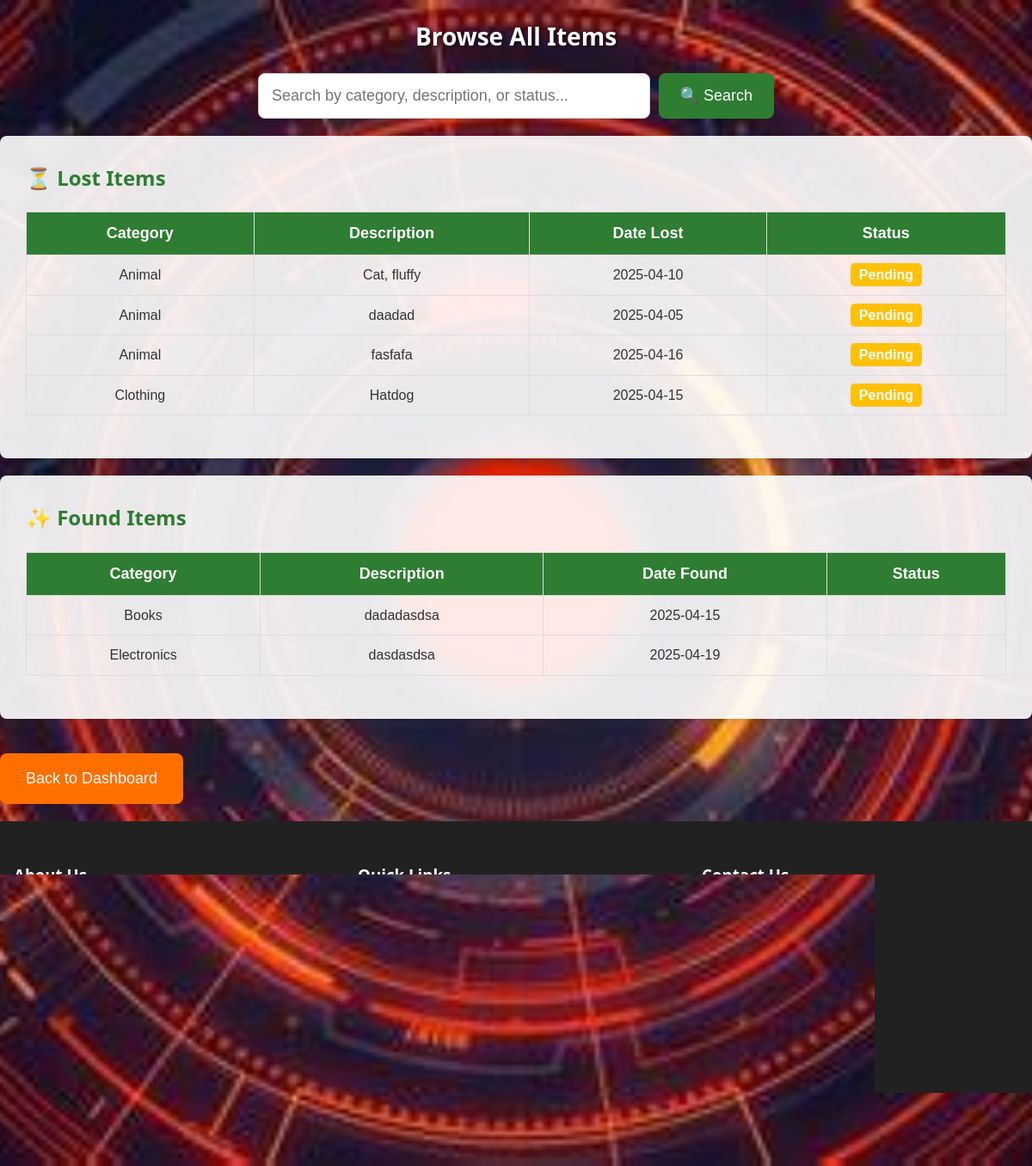
Screenshot of /pages/browseallItems.php (signed in) with the database file from the repository.
### tables this page shows
CREATE TABLE `lost_item` (
  `lost_id` int(11) NOT NULL,
  `user_id` int(11) NOT NULL,
  `category` varchar(255) NOT NULL,
  `description` text NOT NULL,
  `location` varchar(255) NOT NULL,
  `date_lost` date NOT NULL,
  `status` varchar(50) NOT NULL,
  `reporter_name` varchar(255) NOT NULL,
  `reporter_email` varchar(255) NOT NULL,
  `reporter_phone` varchar(20) NOT NULL,
  `image` varchar(255) DEFAULT NULL
);

CREATE TABLE `found_item` (
  `found_id` int(11) NOT NULL,
  `user_id` int(11) DEFAULT NULL,
  `category` varchar(50) NOT NULL,
  `description` text DEFAULT NULL,
  `location` varchar(100) DEFAULT NULL,
  `date_found` date DEFAULT NULL,
  `status` enum('unclaimed','claimed') DEFAULT 'unclaimed',
  `reporter_name` varchar(255) NOT NULL,
  `reporter_email` varchar(255) NOT NULL,
  `reporter_phone` varchar(20) NOT NULL,
  `image` varchar(255) DEFAULT NULL,
  `created_at` timestamp NOT NULL DEFAULT current_timestamp()
);

### pages/browseallItems.php (the view, shortened to what this page needs)
<?php
include('includes/header.php');
require_once('config/db.php');
$sql_lost = "SELECT * FROM Lost_Item";
$sql_found = "SELECT * FROM Found_Item";
$search_query = "";
$lost_items = $conn->query($sql_lost);
$found_items = $conn->query($sql_found);
?>
<!DOCTYPE html>
<html lang="en">
<head>
</head>
<body>
<h2>Browse All Items</h2>
<div class="dashboard-search">
    <form action="browseallItems.php" method="GET">
        <input type="text" name="q" placeholder="Search by category, description, or status..." value="<?php echo htmlspecialchars($search_query); ?>">
        <button type="submit">🔍 Search</button>
    </form>
</div>
<div class="dashboard-section">
    <h3>⏳ Lost Items</h3>
    <?php if ($lost_items->num_rows > 0): ?>
        <table>
            <thead>
                <tr>
                    <th>Category</th>
                    <th>Description</th>
                    <th>Date Lost</th>
                    <th>Status</th>
                </tr>
            </thead>
            <tbody>
                <?php while ($item = $lost_items->fetch_assoc()): ?>
                    <tr>
                        <td><?php echo htmlspecialchars($item['category']); ?></td>
                        <td><?php echo htmlspecialchars($item['description']); ?></td>
                        <td><?php echo htmlspecialchars($item['date_lost']); ?></td>
                        <td><span class="status <?php echo strtolower($item['status']); ?>"><?php echo ucfirst($item['status']); ?></span></td>
                    </tr>
                <?php endwhile; ?>
            </tbody>
        </table>
    <?php else: ?>
        <p>No lost items found.</p>
    <?php endif; ?>
</div>
<div class="dashboard-section">
    <h3>✨ Found Items</h3>
    <?php if ($found_items->num_rows > 0): ?>
        <table>
            <thead>
                <tr>
                    <th>Category</th>
                    <th>Description</th>
                    <th>Date Found</th>
                    <th>Status</th>
                </tr>
            </thead>
            <tbody>
                <?php while ($item = $found_items->fetch_assoc()): ?>
                    <tr>
                        <td><?php echo htmlspecialchars($item['category']); ?></td>
                        <td><?php echo htmlspecialchars($item['description']); ?></td>
                        <td><?php echo htmlspecialchars($item['date_found']); ?></td>
                        <td><span class="status <?php echo strtolower($item['status']); ?>"><?php echo ucfirst($item['status']); ?></span></td>
                    </tr>
                <?php endwhile; ?>
            </tbody>
        </table>
    <?php else: ?>
        <p>No found items available.</p>
    <?php endif; ?>
</div>
<a href="dashboard.php" class="back-btn">Back to Dashboard</a>
<?php include('includes/footer.php'); ?>
</body>
</html>

### includes/header.php (shortened to what this page needs)
<!DOCTYPE html>
<html lang="en">
<head>
    <link rel="stylesheet" href="/lostfound/assets/css/style.css">
</head>

### includes/footer.php (shortened to what this page needs)
<footer>
    <div class="container">
        <div class="footer-content">
            <div class="footer-section">
                <h3>About Us</h3>
                <p>Our Lost & Found system helps connect people who have lost items with those who have found them. We aim to make the process of recovering lost items as simple as possible.</p>
                <div class="footer-social">
                    <a href="#" class="social-icon"><i class="fab fa-facebook-f"></i></a>
                    <a href="#" class="social-icon"><i class="fab fa-twitter"></i></a>
                    <a href="#" class="social-icon"><i class="fab fa-instagram"></i></a>
                    <a href="#" class="social-icon"><i class="fab fa-linkedin-in"></i></a>
                </div>
            </div>
            <div class="footer-section">
                <h3>Quick Links</h3>
                <ul class="footer-links">
                    <li><a href="/Lost_Found_System/index.php">Home</a></li>
                    <li><a href="/Lost_Found_System/pages/dashboard.php">Dashboard</a></li>
                    <li><a href="/Lost_Found_System/pages/report_lost.php">Report Lost</a></li>
                    <li><a href="/Lost_Found_System/pages/report_found.php">Report Found</a></li>
                    <li><a href="/Lost_Found_System/pages/contact_us.php">Contact Us</a></li>
                </ul>
            </div>
            <div class="footer-section">
                <h3>Contact Us</h3>
                <ul class="footer-links">
                    <li><i class="fas fa-map-marker-alt"></i> 123 Main Street, City</li>
                    <li><i class="fas fa-phone"></i> (123) 456-7890</li>
                    <li><i class="fas fa-envelope"></i> info@lostandfound.com</li>
                </ul>
            </div>
        </div>
        <div class="footer-bottom">
            <p>&copy; <?php echo date('Y'); ?> Lost & Found System. All rights reserved.</p>
        </div>
    </div>
</footer>

### assets/css/style.css (style rules this page uses)
:root { --primary: #2e7d32; --primary-light: #60ad5e; --primary-dark: #005005; --secondary: #ff6f00; --secondary-light: #ffa040; --secondary-dark: #c43e00; --success: #43a047; --danger: #e53935; --warning: #ffb300; --info: #039be5; --light: #f5f5f5; --dark: #212121; --gray: #757575; --gray-light: #bdbdbd; --white: #ffffff; --shadow: 0 4px 6px rgba(0, 0, 0, 0.1); --shadow-lg: 0 10px 15px rgba(0, 0, 0, 0.1); --radius: 8px; --transition: all 0.3s ease; --font-main: "Roboto", "Segoe UI", Arial, sans-serif; --font-heading: "Poppins", "Segoe UI", Arial, sans-serif; }
* { margin: 0; padding: 0; box-sizing: border-box; }
body { font-family: var(--font-main); background-color: #f8f9fa; color: var(--dark); line-height: 1.6; }
h1, h2, h3, h4, h5, h6 { font-family: var(--font-heading); font-weight: 600; margin-bottom: 1rem; color: var(--dark); }
a { text-decoration: none; color: var(--primary); transition: var(--transition); }
.container { width: 100%; max-width: 1200px; margin: 0 auto; padding: 0 1rem; }
.dashboard-search { max-width: 100%; margin-bottom: 2rem; display: flex; gap: 1rem; }
footer { background-color: var(--dark); color: var(--white); padding: 3rem 0 1.5rem; }
.footer-content { display: grid; grid-template-columns: repeat(auto-fit, minmax(250px, 1fr)); gap: 2rem; margin-bottom: 2rem; }
.footer-section h3 { color: var(--white); margin-bottom: 1.5rem; position: relative; padding-bottom: 0.5rem; }
.footer-section h3::after { content: ""; position: absolute; bottom: 0; left: 0; width: 50px; height: 2px; background-color: var(--primary); }
.footer-links { list-style: none; }
.footer-links li { margin-bottom: 0.75rem; }
.footer-links a { color: var(--gray-light); transition: var(--transition); }
.footer-social { display: flex; gap: 1rem; margin-top: 1rem; }
.social-icon { display: flex; align-items: center; justify-content: center; width: 40px; height: 40px; border-radius: 50%; background-color: rgba(255, 255, 255, 0.1); color: var(--white); transition: var(--transition); }
.footer-bottom { text-align: center; padding-top: 1.5rem; border-top: 1px solid rgba(255, 255, 255, 0.1); font-size: 0.875rem; color: var(--gray-light); }
body { font-family: Arial, sans-serif; margin: 0; padding: 0; background-color: #ffffff; color: #333; }

### pages/browseallItems.php (style rules this page uses)
body { font-family: Arial, sans-serif; margin: 0; padding: 0; background: url('assets/images/OIP.jpeg') no-repeat center center fixed; background-size: cover; color: #333; }
h2 { text-align: center; margin-top: 20px; color: #ffffff; font-size: 28px; text-shadow: 2px 2px 4px rgba(0, 0, 0, 0.7); }
.dashboard-search { display: flex; justify-content: center; margin: 20px 0; }
.dashboard-search form { display: flex; gap: 10px; width: 100%; max-width: 600px; }
.dashboard-search input[type="text"] { flex: 1; padding: 15px; border: 1px solid #ccc; border-radius: 8px; font-size: 18px; }
.dashboard-search button { padding: 15px 25px; background-color: #2e7d32; color: white; border: none; border-radius: 8px; font-size: 18px; cursor: pointer; transition: background-color 0.3s ease; }
.dashboard-section { margin: 20px auto; padding: 30px; background-color: rgba(255, 255, 255, 0.9); border-radius: 8px; box-shadow: 0 4px 6px rgba(0, 0, 0, 0.1); max-width: 1200px; }
.dashboard-section h3 { margin-bottom: 20px; color: #2e7d32; font-size: 24px; }
table { width: 100%; border-collapse: collapse; margin-bottom: 20px; }
table th, table td { border: 1px solid #ddd; padding: 10px; text-align: center; }
table th { background-color: #2e7d32; color: white; font-size: 18px; }
table td { font-size: 16px; }
.status { font-weight: bold; padding: 5px 10px; border-radius: 5px; color: white; }
.status.pending { background-color: #ffc107; }
.back-btn { display: inline-block; margin: 20px auto; padding: 15px 30px; background-color: #ff6f00; color: white; text-decoration: none; border-radius: 8px; font-size: 18px; text-align: center; transition: background-color 0.3s ease; }

### rows the page displays
lost_item: category "Animal", description "Cat, fluffy", date_lost "2025-04-10", status "Pending"
lost_item: category "Animal", description "daadad", date_lost "2025-04-05", status "Pending"
lost_item: category "Animal", description "fasfafa", date_lost "2025-04-16", status "Pending"
lost_item: category "Clothing", description "Hatdog", date_lost "2025-04-15", status "Pending"
found_item: category "Books", description "dadadasdsa", date_found "2025-04-15"
found_item: category "Electronics", description "dasdasdsa", date_found "2025-04-19"
